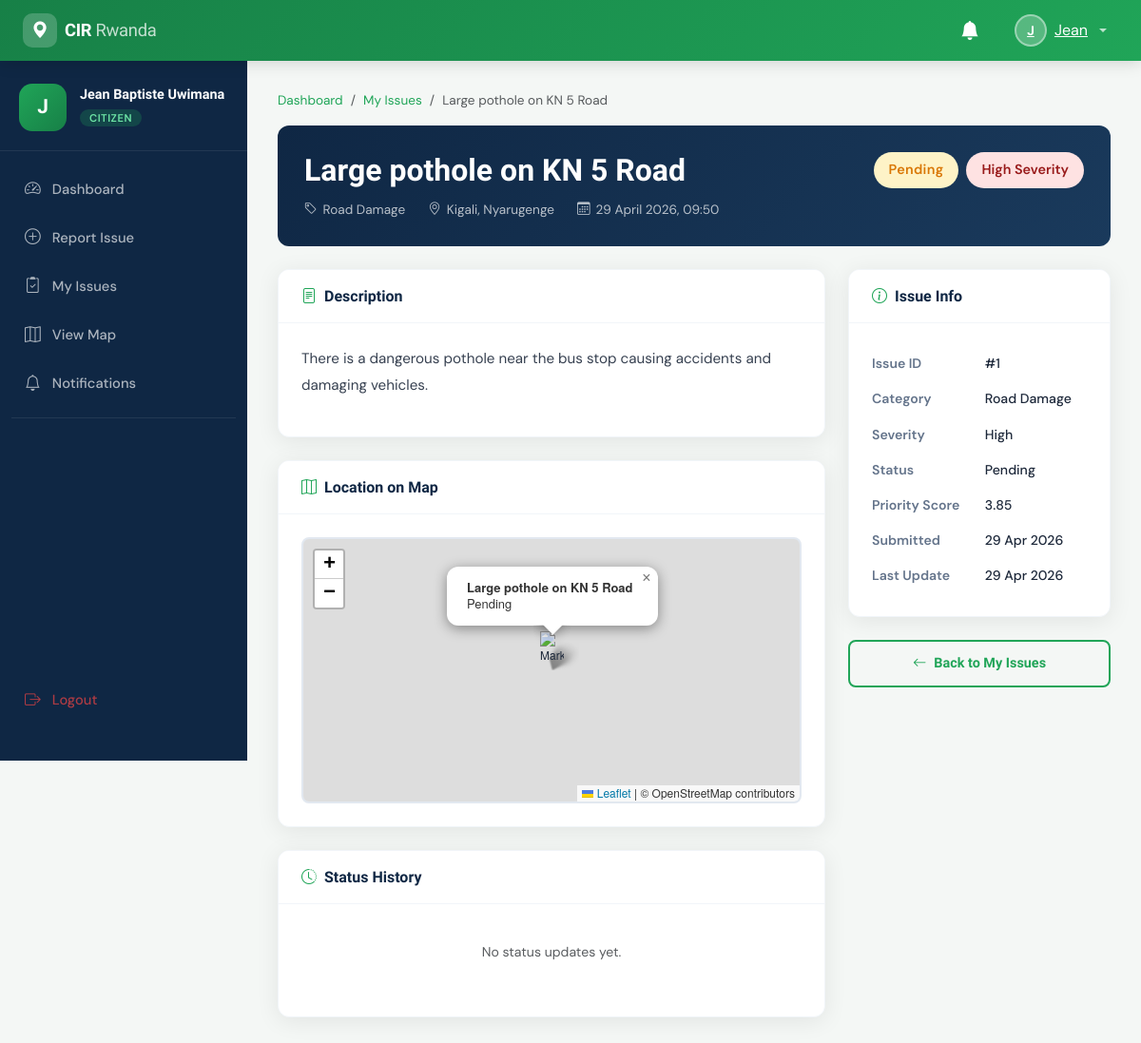
Screenshot of /pages/citizen/view_issue.php?id=1 (signed in) with the database file from the repository.
### tables this page shows
CREATE TABLE IF NOT EXISTS issues (
    id INT AUTO_INCREMENT PRIMARY KEY,
    user_id INT NOT NULL,
    category_id INT NOT NULL,
    title VARCHAR(200) NOT NULL,
    description TEXT NOT NULL,
    image VARCHAR(255) DEFAULT NULL,
    latitude DECIMAL(10, 8) DEFAULT NULL,
    longitude DECIMAL(11, 8) DEFAULT NULL,
    location_name VARCHAR(255) DEFAULT NULL,
    severity ENUM('Low', 'Medium', 'High', 'Critical') NOT NULL DEFAULT 'Medium',
    status ENUM('Pending', 'In Progress', 'Resolved') NOT NULL DEFAULT 'Pending',
    priority_score DECIMAL(5, 2) DEFAULT 0.00 COMMENT 'Calculated priority score for admin sorting',
    created_at TIMESTAMP DEFAULT CURRENT_TIMESTAMP,
    updated_at TIMESTAMP DEFAULT CURRENT_TIMESTAMP ON UPDATE CURRENT_TIMESTAMP,
    FOREIGN KEY (user_id) REFERENCES users(id) ON DELETE CASCADE,
    FOREIGN KEY (category_id) REFERENCES categories(id)
);

CREATE TABLE IF NOT EXISTS categories (
    id INT AUTO_INCREMENT PRIMARY KEY,
    category_name VARCHAR(100) NOT NULL,
    severity_weight DECIMAL(3,1) NOT NULL COMMENT 'Weight used in priority score calculation (1.0 to 5.0)',
    created_at TIMESTAMP DEFAULT CURRENT_TIMESTAMP
);

### pages/citizen/view_issue.php (the view, shortened to what this page needs)
<?php
require_once __DIR__ . '/../../includes/header.php';
$db      = getDB();
$userId  = $_SESSION['user_id'];
$issueId = (int) ($_GET['id'] ?? 0);
$stmt = $db->prepare(
    "SELECT i.*, c.category_name, c.severity_weight
     FROM issues i
     JOIN categories c ON i.category_id = c.id
     WHERE i.id = ? AND i.user_id = ?"
);
$stmt->execute([$issueId, $userId]);
$issue = $stmt->fetch();
$updates = $db->prepare(
    "SELECT iu.*, u.full_name AS admin_name
     FROM issue_updates iu
     JOIN users u ON iu.admin_id = u.id
     WHERE iu.issue_id = ?
     ORDER BY iu.created_at DESC"
);
$updates->execute([$issueId]);
$updateHistory = $updates->fetchAll();
function statusBadgeClass(string $s): string {
    return match($s) {
        'Pending'     => 'badge-pending',
        'In Progress' => 'badge-in-progress',
        'Resolved'    => 'badge-resolved',
        default       => 'bg-secondary',
    };
}
?>
<?php require_once __DIR__ . '/../../includes/navbar.php'; ?>
<div class="main-wrapper">
<div class="main-content">
    <nav aria-label="breadcrumb" class="mb-3">
        <ol class="breadcrumb" style="font-size:0.85rem;">
            <li class="breadcrumb-item"><a href="<?= BASE_URL ?>/pages/citizen/dashboard.php" class="text-green">Dashboard</a></li>
            <li class="breadcrumb-item"><a href="<?= BASE_URL ?>/pages/citizen/my_issues.php" class="text-green">My Issues</a></li>
            <li class="breadcrumb-item active"><?= htmlspecialchars($issue['title']) ?></li>
        </ol>
    </nav>
    <div class="issue-detail-header">
        <div class="d-flex align-items-start justify-content-between flex-wrap gap-3">
            <div>
                <h2><?= htmlspecialchars($issue['title']) ?></h2>
                <div class="detail-meta d-flex flex-wrap gap-1">
                    <span><i class="bi bi-tag"></i><?= htmlspecialchars($issue['category_name']) ?></span>
                    <span><i class="bi bi-geo-alt"></i><?= $issue['location_name'] ? htmlspecialchars($issue['location_name']) : 'Location not set' ?></span>
                    <span><i class="bi bi-calendar3"></i><?= date('d F Y, H:i', strtotime($issue['created_at'])) ?></span>
                </div>
            </div>
            <div class="d-flex gap-2 flex-wrap">
                <span class="badge-status <?= statusBadgeClass($issue['status']) ?>" style="font-size:0.9rem;padding:8px 16px;">
                    <?= $issue['status'] ?>
                </span>
                <span class="badge-severity badge-<?= strtolower($issue['severity']) ?>" style="font-size:0.9rem;padding:8px 16px;">
                    <?= $issue['severity'] ?> Severity
                </span>
            </div>
        </div>
    </div>
    <div class="row g-4">
        <div class="col-lg-8">
            <div class="cir-card mb-4">
                <div class="cir-card-header"><h5><i class="bi bi-file-text me-2 text-green"></i>Description</h5></div>
                <div class="cir-card-body">
                    <p style="line-height:1.8;color:#374151;"><?= nl2br(htmlspecialchars($issue['description'])) ?></p>
                </div>
            </div>
            <?php if ($issue['latitude'] && $issue['longitude']): ?>
            <div class="cir-card mb-4">
                <div class="cir-card-header"><h5><i class="bi bi-map me-2 text-green"></i>Location on Map</h5></div>
                <div class="cir-card-body">
                    <div id="viewMap" style="height:280px;"></div>
                </div>
            </div>
            <?php endif; ?>
            <div class="cir-card">
                <div class="cir-card-header"><h5><i class="bi bi-clock-history me-2 text-green"></i>Status History</h5></div>
                <div class="cir-card-body">
                    <?php if (empty($updateHistory)): ?>
                        <p class="text-muted text-center py-3" style="font-size:0.88rem;">No status updates yet.</p>
                    <?php endif; ?>
                </div>
            </div>
        </div>
        <div class="col-lg-4">
            <div class="cir-card mb-4">
                <div class="cir-card-header"><h5><i class="bi bi-info-circle me-2 text-green"></i>Issue Info</h5></div>
                <div class="cir-card-body">
                    <table style="width:100%;font-size:0.88rem;border-collapse:collapse;">
                        <?php
                        $rows = [
                            ['Issue ID',    '#' . $issue['id']],
                            ['Category',    $issue['category_name']],
                            ['Severity',    $issue['severity']],
                            ['Status',      $issue['status']],
                            ['Priority Score', number_format($issue['priority_score'], 2)],
                            ['Submitted',   date('d M Y', strtotime($issue['created_at']))],
                            ['Last Update', date('d M Y', strtotime($issue['updated_at']))],
                        ];
                        foreach ($rows as [$label, $value]):
                        ?>
                        <tr>
                            <td style="padding:8px 0;color:#64748b;font-weight:600;white-space:nowrap;vertical-align:top;"><?= $label ?></td>
                            <td style="padding:8px 0 8px 12px;color:#1e293b;font-weight:500;"><?= htmlspecialchars($value) ?></td>
                        </tr>
                        <?php endforeach; ?>
                    </table>
                </div>
            </div>
            <a href="<?= BASE_URL ?>/pages/citizen/my_issues.php" class="btn-cir-outline w-100 justify-content-center" style="padding:12px;">
                <i class="bi bi-arrow-left"></i> Back to My Issues
            </a>
        </div>
    </div>
</div>
</div>
<?php require_once __DIR__ . '/../../includes/footer.php'; ?>

### assets/css/style.css (style rules this page uses)
:root { --cir-green: #20a558; --cir-green-dark: #178047; --cir-green-light: #e8f7f0; --cir-navy: #0f2744; --cir-navy-mid: #1a3a5c; --cir-accent: #ffd166; --cir-red: #ef4444; --cir-orange: #f59e0b; --cir-blue: #3b82f6; --sidebar-w: 260px; --navbar-h: 64px; --radius: 12px; --radius-sm: 8px; --shadow: 0 4px 24px rgba(0,0,0,.08); --shadow-md: 0 8px 32px rgba(0,0,0,.12); --transition: all .2s ease; }
*, *::before, *::after { box-sizing: border-box; }
body { font-family: 'DM Sans', sans-serif; font-size: 0.95rem; background: #f4f7f5; color: #1e293b; margin: 0; }
h1, h2, h3, h4, h5, h6, .sora { font-family: 'Sora', sans-serif; }
a { text-decoration: none; color: inherit; }
.main-wrapper { margin-left: var(--sidebar-w); margin-top: var(--navbar-h); min-height: calc(100vh - var(--navbar-h)); transition: margin-left .25s ease; }
.main-content { padding: 32px; }
.cir-card { background: #fff; border-radius: var(--radius); box-shadow: var(--shadow); border: 1px solid #f1f5f9; overflow: hidden; }
.cir-card-header { padding: 18px 24px; border-bottom: 1px solid #f1f5f9; display: flex; align-items: center; justify-content: space-between; background: #fff; }
.cir-card-header h5 { font-family: 'Sora', sans-serif; font-weight: 700; font-size: 1rem; margin: 0; color: var(--cir-navy); }
.cir-card-body { padding: 24px; }
.badge-status { padding: 5px 12px; border-radius: 20px; font-size: 0.75rem; font-weight: 600; letter-spacing: .3px; white-space: nowrap; }
.badge-pending { background: #fef3c7; color: #d97706; }
.badge-severity { padding: 4px 10px; border-radius: 20px; font-size: 0.73rem; font-weight: 600; }
.badge-high { background: #fee2e2; color: #991b1b; }
.btn-cir-outline { background: transparent; color: var(--cir-green); border: 2px solid var(--cir-green); padding: 9px 20px; border-radius: var(--radius-sm); font-family: 'Sora', sans-serif; font-weight: 600; font-size: 0.9rem; cursor: pointer; transition: var(--transition); display: inline-flex; align-items: center; gap: 8px; }
#reportMap, #viewMap, #fullMap { width: 100%; border-radius: var(--radius-sm); border: 2px solid #e2e8f0; }
.issue-detail-header { background: linear-gradient(135deg, var(--cir-navy), var(--cir-navy-mid)); border-radius: var(--radius); padding: 28px; color: #fff; margin-bottom: 24px; }
.issue-detail-header h2 { font-family: 'Sora', sans-serif; font-weight: 800; margin-bottom: 12px; }
.detail-meta span { display: inline-flex; align-items: center; gap: 6px; font-size: 0.85rem; color: rgba(255,255,255,.7); margin-right: 20px; }
.text-green { color: var(--cir-green) !important; }

### rows the page displays
issues: title "Large pothole on KN 5 Road", category.category_name "Road Damage", location_name "Kigali, Nyarugenge", created_at "29 April 2026, 09:50", status "Pending", severity "High", description "There is a dangerous pothole near the bus stop causing accidents and damaging vehicles."

### other values shown
substr($userName, 0, 1) "J"
explode(' ', $userName)[0] "Jean"
$userName "Jean Baptiste Uwimana"
$role "CITIZEN"
$label "Issue ID"
$value "#1"
$label "Category"
$value "Road Damage"
$label "Severity"
$value "High"
$label "Status"
$value "Pending"
$label "Priority Score"
$value "3.85"
$label "Submitted"
